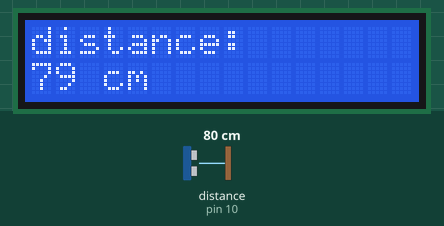
The program below on a simulated Raspberry Pi (header pin numbers). On the bench: 16×2 character LCD. The inputs (shaded band) are chosen by the test bench; at power-on: distance to the obstacle (sensor on pin 10) 80 cm. The echo pulse lasts 58.3 µs per cm; the clock reads 2024-03-15 10:24:30 at power-on unless the program sets it; what the program prints to the terminal is not drawn.

Above: at 1.2 s.
1.3 s: distance to the obstacle (sensor on pin 10) set to 2 cm
At 2.7 s:
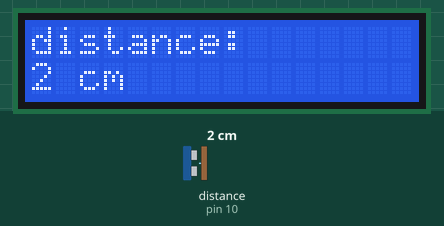
3.0 s: distance to the obstacle (sensor on pin 10) set to 4 cm
At 4.3 s:
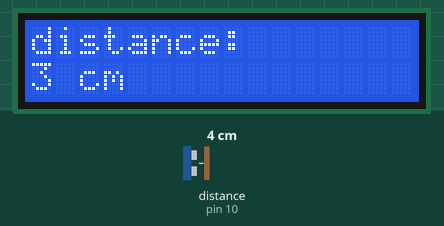
4.6 s: distance to the obstacle (sensor on pin 10) set to 9 cm
At 5.4 s:
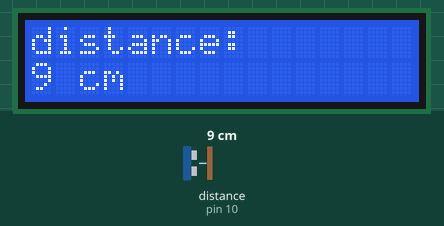
Timing chart, 0 to 7.6 s (numbered marks = the images above; inputs shaded):
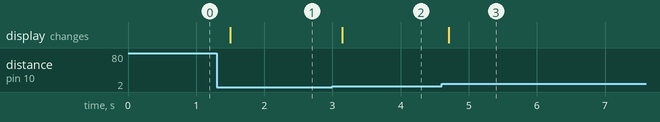

The program:

ultrasonic_LCD_RaspberryPi.py
```python
#Libraries
import RPi.GPIO as GPIO
import time
from rpi_lcd import LCD

lcd = LCD()
#GPIO Mode which is set to board
GPIO.setmode(GPIO.BOARD)

#setting GPIO Pins
GPIO_TRIGGER = 8
GPIO_ECHO = 10


#set GPIO direction (IN / OUT)
GPIO.setup(GPIO_TRIGGER, GPIO.OUT)
GPIO.setup(GPIO_ECHO, GPIO.IN)


def distance():
    # set Trigger pin to HIGH when it will triggers a signal
    GPIO.output(GPIO_TRIGGER, True)

    # set Trigger after 0.01ms to LOW that it will not trigger the signal again
    time.sleep(0.00001)
    GPIO.output(GPIO_TRIGGER, False)

    #initialising two variables for time diffrence
    StartTime = time.time()
    StopTime = time.time()

    # store StartTime
    while GPIO.input(GPIO_ECHO) == 0:
        StartTime = time.time()

    # store time of arrival
    while GPIO.input(GPIO_ECHO) == 1:
        StopTime = time.time()

    # time difference between start and arrival
    TimeElapsed = StopTime - StartTime

    # multiply with the sonic speed (34300 cm/s)
    # and divide by 2, because there and back

    distance = (TimeElapsed * 34300) / 2
    x= int(distance)
    return x

try:
	while True:
		dist = distance()
		msg = str(dist) +" cm"

		print("Measured Distance = %.1f cm" % dist)
		lcd.text("distance:",1)
		lcd.text(msg,2)
		time.sleep(0.01)

except KeyboardInterrupt:
    print("\nProgram is stopped")

GPIO.cleanup()
```

Measured:
- after the input at 1.3 s, the display: changes after 0.20 s (image 1)
- after the input at 3.0 s, the display: changes after 0.14 s (image 2)
- after the input at 4.6 s, the display: changes after 0.11 s (image 3)
